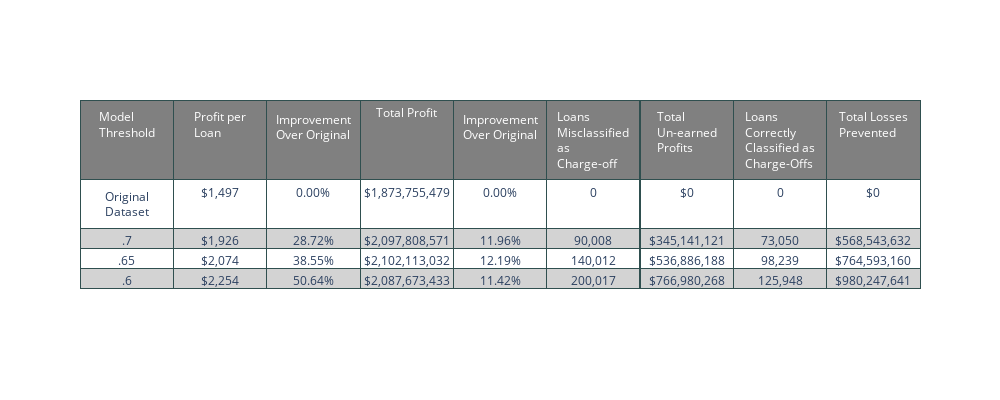

Notebook source saved alongside this figure:
### Code cell
headerColor = 'grey'
rowEvenColor = 'lightgrey'
rowOddColor = 'white'

fig = go.Figure(data=[go.Table(header=dict(values=['Model Threshold','Profit per Loan','Improvement Over Original','Total Profit','Improvement Over Original','Loans Misclassified as Charge-off','Total Un-earned Profits','Loans Correctly Classified as Charge-Offs','Total Losses Prevented'],
                                              line_color='darkslategray',
                                           fill_color=headerColor,    
                                           font=dict(color='white', size=12)),
                 cells=dict(values=[
                     names,
                     prof_per_loan,
                     impr_per_loan,
                     total_prof,
                     impr_total,
                     num_misclass,
                     total_unearned,
                     num_cor_class,
                     total_saved],
                            line_color='darkslategray',
                            fill_color = [[rowOddColor,rowEvenColor,rowOddColor,rowEvenColor]*9],))])
fig.update_layout(height=400, width=1000)
fig.show()
fig.write_image("threshold_table.png")

### Figure 1 — Plotly figure (JSON) as saved in the notebook; plotly's stock layout.template omitted (floating-point values rounded to 4 significant figures)
{"data": [{"cells": {"fill": {"color": [["white", "lightgrey", "white", "lightgrey", "white", "lightgrey", "white", "lightgrey", "white", "lightgrey", "white", "lightgrey", "white", "lightgrey", "white", "lightgrey", "white", "lightgrey", "white", "lightgrey", "white", "lightgrey", "white", "lightgrey", "white", "lightgrey", "white", "lightgrey", "white", "lightgrey", "white", "lightgrey", "white", "lightgrey", "white", "lightgrey"]]}, "line": {"color": "darkslategray"}, "values": [["Original Dataset", ".7", ".65", ".6"], ["$1,497", "$1,926", "$2,074", "$2,254"], ["0.00%", "28.72%", "38.55%", "50.64%"], ["$1,873,755,479", "$2,097,808,571", "$2,102,113,032", "$2,087,673,433"], ["0.00%", "11.96%", "12.19%", "11.42%"], ["0", "90,008", "140,012", "200,017"], ["$0", "$345,141,121", "$536,886,188", "$766,980,268"], ["0", "73,050", "98,239", "125,948"], ["$0", "$568,543,632", "$764,593,160", "$980,247,641"]]}, "header": {"fill": {"color": "grey"}, "font": {"color": "white", "size": 12}, "line": {"color": "darkslategray"}, "values": ["Model Threshold", "Profit per Loan", "Improvement Over Original", "Total Profit", "Improvement Over Original", "Loans Misclassified as Charge-off", "Total Un-earned Profits", "Loans Correctly Classified as Charge-Offs", "Total Losses Prevented"]}, "type": "table"}], "layout": {"height": 400, "width": 1000}}
